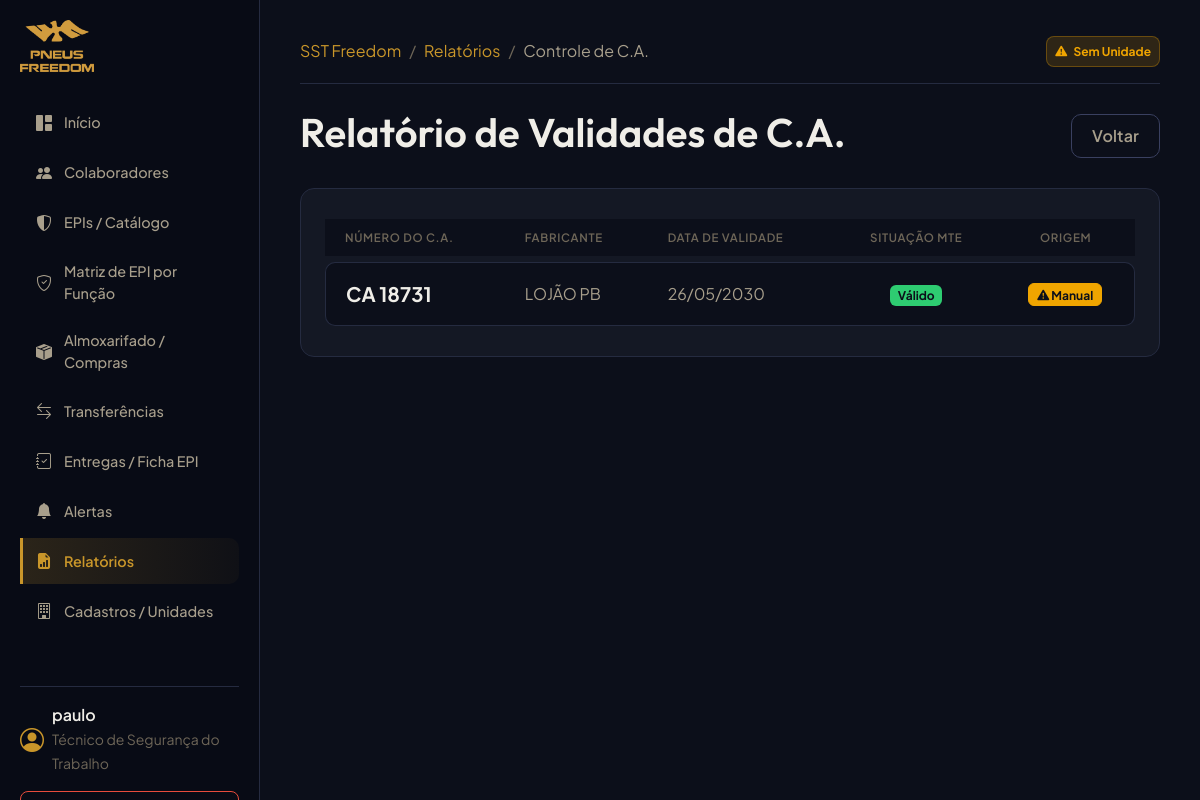
The app's page /reports/ca-validity/ (signed in), older data.
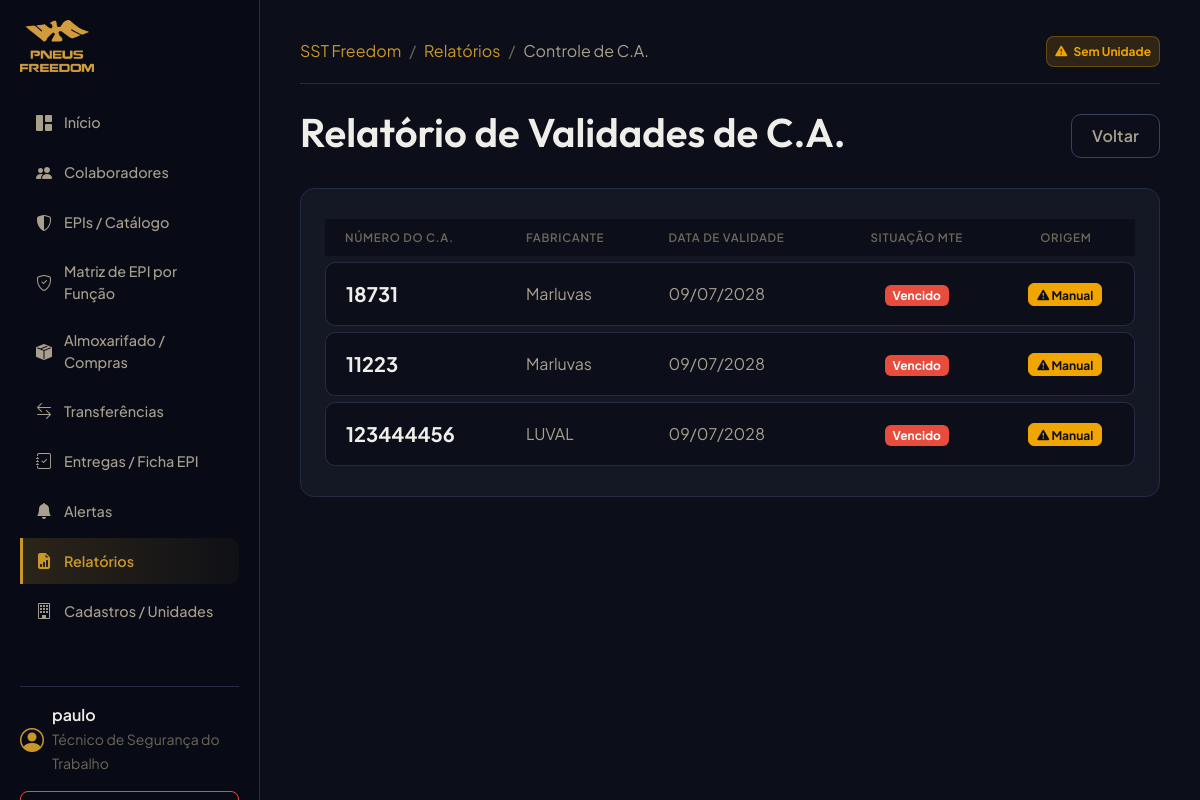
The same page, newer data.
### ppe/models.py (models this page shows, shortened)
class CertificadoAprovacao(models.Model):
    STATUS_VERIFICACAO = (
        ('VERIFICADO_BASE_OFICIAL', 'Verificado na Base Oficial CAEPI'),
        ('INFORMADO_MANUALMENTE', 'Informado Manualmente (com justificativa)'),
        ('NAO_ENCONTRADO', 'Não Encontrado na Base MTE'),
        ('DESATUALIZADO', 'Desatualizado'),
    )
    numero = models.CharField(max_length=50, unique=True, verbose_name="Número Normalizado (Dígitos)")
    numero_exibicao = models.CharField(max_length=50, verbose_name="Número de Exibição (ex: CA 12345)")
    equipamento = models.CharField(max_length=255, blank=True, null=True, verbose_name="Descrição Oficial do Equipamento")
    fabricante = models.CharField(max_length=255, blank=True, null=True, verbose_name="Fabricante/Importador Oficial")
    cnpj = models.CharField(max_length=20, blank=True, null=True, verbose_name="CNPJ do Fabricante/Importador")
    natureza_protecao = models.TextField(blank=True, null=True, verbose_name="Natureza da Proteção")
    situacao = models.CharField(max_length=100, blank=True, null=True, verbose_name="Situação do C.A.")
    observacoes = models.TextField(blank=True, null=True, verbose_name="Restrições ou Observações")
    data_emissao = models.DateField(blank=True, null=True, verbose_name="Data de Emissão")
    data_validade = models.DateField(verbose_name="Data de Validade do C.A.")
    fonte = models.CharField(max_length=100, default="CAEPI_MTE", verbose_name="Fonte de Dados")
    ultima_sincronizacao = models.DateTimeField(auto_now=True, verbose_name="Última Sincronização")
    status_verificacao = models.CharField(max_length=30, choices=STATUS_VERIFICACAO, default='INFORMADO_MANUALMENTE', verbose_name="Status de Verificação")
    justificativa_manual = models.TextField(blank=True, null=True, verbose_name="Justificativa (Se cadastrado manualmente)")
    presente_na_fonte = models.BooleanField(default=True, verbose_name="Presente na Fonte Oficial")
    versao_importacao = models.BigIntegerField(default=0, verbose_name="Versão da Última Importação")
    class Meta:
        verbose_name = "Certificado de Aprovação (C.A.)"
        verbose_name_plural = "Certificados de Aprovação (C.A.)"

### core/views.py (the view)
# urls.py: path("reports/ca-validity/", ReportCAValidityView.as_view(), name="report_ca_validity"),
class ReportCAValidityView(LoginRequiredMixin, ListView):
    model = CertificadoAprovacao
    template_name = "reports/ca_validity.html"
    context_object_name = "cas"
    queryset = CertificadoAprovacao.objects.all().order_by('data_validade')

### accounts/models.py (called while the page is built)
    def is_tecnico(self):
        return self.profile_type == self.TECNICO_SST or self.is_superuser

    def is_almoxarife(self):
        return self.profile_type == self.ALMOXARIFE or self.is_superuser

### templates/reports/ca_validity.html (shortened to what this page needs)
{% extends "base.html" %}
{% block breadcrumbs %}
<li class="breadcrumb-item"><a href="{% url 'report_list' %}" class="text-primary text-decoration-none">Relatórios</a></li>
<li class="breadcrumb-item active text-secondary" aria-current="page">Controle de C.A.</li>
{% endblock %}
{% block content %}
<div class="d-flex justify-content-between align-items-center mb-4">
    <h1>Relatório de Validades de C.A.</h1>
    <a href="{% url 'report_list' %}" class="btn btn-outline-secondary btn-premium">Voltar</a>
</div>
<div class="card-premium">
    <div class="table-responsive">
        <table class="table table-premium mb-0">
            <thead>
                <tr>
                    <th class="text-muted border-0">Número do C.A.</th>
                    <th class="text-muted border-0">Fabricante</th>
                    <th class="text-muted border-0">Data de Validade</th>
                    <th class="text-muted border-0 text-center">Situação MTE</th>
                    <th class="text-muted border-0 text-center">Origem</th>
                </tr>
            </thead>
            <tbody>
                {% for ca in cas %}
                <tr>
                    <td class="text-light fw-bold fs-5">{{ ca.numero_exibicao }}</td>
                    <td>{{ ca.fabricante|default:"-" }}</td>
                    <td>{{ ca.data_validade|date:"d/m/Y" }}</td>
                    <td class="text-center">
                        {% if ca.situacao == 'VÁLIDO' %}
                        <span class="badge bg-success">Válido</span>
                        {% else %}
                        <span class="badge bg-danger">Vencido</span>
                        {% endif %}
                    </td>
                    <td class="text-center">
                        {% if ca.status_verificacao == 'VERIFICADO_BASE_OFICIAL' %}
                        <span class="badge bg-success"><i class="bi bi-check-circle-fill"></i> Base Oficial</span>
                        {% else %}
                        <span class="badge bg-warning text-dark"><i class="bi bi-exclamation-triangle-fill"></i> Manual</span>
                        {% endif %}
                    </td>
                </tr>
                {% empty %}
                <tr>
                    <td colspan="5" class="text-center text-muted border-0 py-4">Nenhum Certificado de Aprovação (C.A.) cadastrado.</td>
                </tr>
                {% endfor %}
            </tbody>
        </table>
    </div>
</div>
{% endblock %}

Row changes from the older to the newer data that the page shows:
changed CertificadoAprovacao (number 1 of 3 on the later page): numero_exibicao "CA 18731" → "18731"; fabricante "LOJÃO PB" → "Marluvas"; data_validade "26/05/2030" → "09/07/2028"; situacao "Válido" → "Vencido"
added CertificadoAprovacao: numero_exibicao "11223", fabricante "Marluvas", data_validade "09/07/2028", shows "Vencido", shows "Manual"
added CertificadoAprovacao: numero_exibicao "123444456", fabricante "LUVAL", data_validade "09/07/2028", shows "Vencido", shows "Manual"
